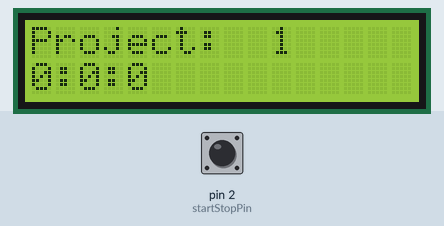
A sketch run on a simulated Arduino Uno, built with avr-gcc and run on an emulated ATmega328P. Parts: 16×2 character LCD. The test bench sets the inputs (shaded band); at power-on: pin 2 (startStopPin) LOW. What the sketch prints to the serial monitor is not drawn.

Above: at 1.6 s.
1.7 s: pin 2 (startStopPin) pulled HIGH for 3.2 s
At 6.0 s:
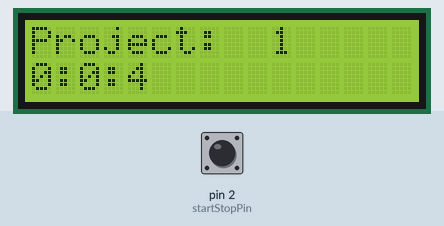
6.4 s: pin 2 (startStopPin) pulled HIGH for 0.15 s
At 7.6 s:
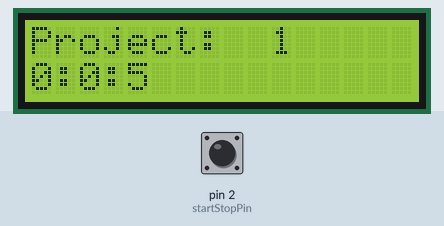
8.5 s: pin 2 (startStopPin) pulled HIGH for 1 s
At 11.2 s:
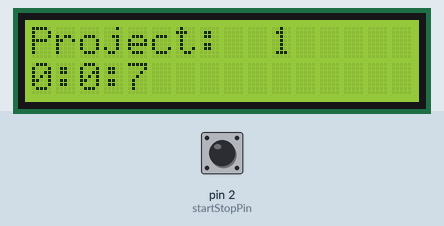
11.5 s: pin 2 (startStopPin) pulled HIGH for 0.15 s
At 12.8 s:
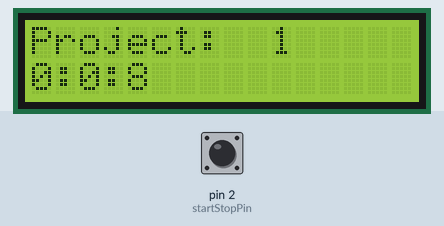
Timing chart, 0 to 14.5 s (numbered marks = the images above; inputs shaded):
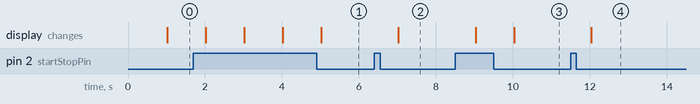

The sketch:

AccumulateTime_V0.ino
```cpp
// 12/21/19
// accumulate run time, when switch is on accumulate time
// when switch is off do not accumulate time
// display result on LCD

#include <Wire.h>                     // support for I2C communication to LCD display
#include <LCD.h>                      // support for LCD display
#include <LiquidCrystal_I2C.h>        // support for LCD display


unsigned long ulCurrentMillis = 0;    // current time reading taken once each time through loop
unsigned long ulPrevMillis = 0;       // previous millis reading used to control display frequency
unsigned long ulStartMillis = 0;      // starting point for elapsed time
unsigned long ulEndMillis = 0;        // ending point in time for elapsed time
unsigned long ulElapsedMillis = 0;    // milliseconds of accumulated time
unsigned long ulLastDisplayedTime = 0;// controls display of accumulated time on LCD display
unsigned long ulSeconds = 0;
unsigned long ulMinutes = 0;
unsigned long ulHours = 0;

// inputs
const int startStopPin = 2;          // toggle for start/stop timing


// store switch state
int iSwitchState = 0;
int iPrevSwitchState = 0;


LiquidCrystal_I2C  lcd(0x3f,2,1,0,4,5,6,7); // 0x27 is the I2C bus address for an unmodified backpack
// NOTE - SDA of display connects to A4 pin and SCL of display connects to A5 pin

void setup()
{
  Serial.begin(9600);         // setup serial output

  // setup inputs
  pinMode(startStopPin, INPUT);

  // activate LCD module and initialize static portion of display
  lcd.begin (16,2); // for 16 x 2 LCD module
  lcd.setBacklightPin(3,POSITIVE);
  lcd.setBacklight(HIGH);
  lcd.home ();                  // set cursor to 0,0
  lcd.clear();                  // clear previous values
  lcd.print("Project:  1");

  ulPrevMillis = millis();       // get initial millis reading
}

void loop()
{
iSwitchState = digitalRead(startStopPin);         // get state of start-stop switch
ulCurrentMillis = millis();                       // get current millisecond reading

// handle switch transitions
if((iSwitchState == 1) && (iPrevSwitchState == 0))  // detect start condition
{
  ulStartMillis = ulCurrentMillis;
  iPrevSwitchState = 1;
  Serial.println("Switch turned on");
}

if((iSwitchState == 0) && (iPrevSwitchState == 1))  // detect stop condition
{
  ulEndMillis = ulCurrentMillis;
  iPrevSwitchState = 0;
  Serial.println("Switch turned off");
}


// handle elapsed time accumulation if called for by switch
if(iSwitchState == 1)
{
  // calculate elapsed milliseconds for each loop
  ulElapsedMillis = ulCurrentMillis - ulPrevMillis;
  if(ulElapsedMillis > 999)   // has one second elapsed?
  {
    ulSeconds ++;
    ulElapsedMillis = 0;
    ulPrevMillis = ulCurrentMillis;
    if(ulSeconds > 59)
    {
      ulMinutes++;
      ulSeconds = 0;
    }
    if(ulMinutes > 59)
    {
      ulHours++;
      ulMinutes = 0;
    }
  }
}

// time to display value?
   if (millis() - ulLastDisplayedTime > 1000)
   {
      ulLastDisplayedTime = millis();
      lcd.setCursor (0,1);            // go to start of 2nd line
      lcd.print("                ");
      lcd.setCursor (0,1);            // go to start of 2nd line
      lcd.print(ulHours);
      lcd.print(":");
      lcd.print(ulMinutes);
      lcd.print(":");
      lcd.print(ulSeconds);

   }


}
```

Measured:
- after the input at 1.7 s, the display: first changes after 0.32 s (image 1 shows a later state)
- after the input at 6.4 s, the display: changes after 0.63 s (image 2)
- after the input at 8.5 s, the display: first changes after 0.53 s (image 3 shows a later state)
- after the input at 11.5 s, the display: changes after 0.53 s (image 4)
